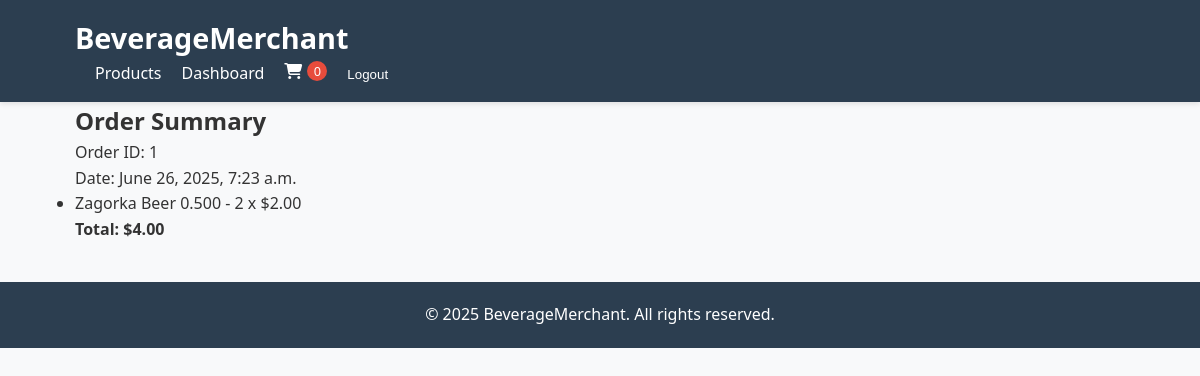
Page /orders/summary/1/ (signed in) on the committed database.
### orders/models.py (models this page shows, shortened)
class Order(models.Model):
    user = models.ForeignKey(User, on_delete=models.CASCADE)
    created_at = models.DateTimeField(auto_now_add=True)

class OrderItem(models.Model):
    order = models.ForeignKey(Order, on_delete=models.CASCADE, related_name='items')
    product = models.ForeignKey(Product, on_delete=models.CASCADE)
    quantity = models.PositiveIntegerField()
    price = models.DecimalField(max_digits=8, decimal_places=2)

### products/models.py (models this page shows, shortened)
class Product(models.Model):
    CATEGORY_CHOICES = [
        ('alcoholic', 'Alcoholic'),
        ('non-alcoholic', 'Non-Alcoholic'),
        ('water', 'Water'),
        ('beer', 'Beer'),
        ('juice', 'Juice'),
        ('carbonated', 'Carbonated'),
        ('keg', 'Keg'),
    ]
    name = models.CharField(max_length=100)
    description = models.TextField()
    price = models.DecimalField(max_digits=8, decimal_places=2)
    image = models.ImageField(upload_to='products/', blank=True, null=True)
    category = models.CharField(max_length=20, choices=CATEGORY_CHOICES)
    in_stock = models.BooleanField(default=True)

### orders/views.py (the view)
# urls.py: path('summary/<int:order_id>/', views.order_summary, name='order_summary'),
@login_required
def order_summary(request, order_id):
    order = get_object_or_404(Order, pk=order_id, user=request.user)
    total = sum(item.quantity * item.price for item in order.items.all())
    return render(request, 'orders/order_summary.html', {'order': order, 'total': total})

### templates/orders/order_summary.html
{% extends 'base.html' %}
{% block content %}
<h2>Order Summary</h2>
<p>Order ID: {{ order.id }}</p>
<p>Date: {{ order.created_at }}</p>
<ul>
    {% for item in order.items.all %}
        <li>{{ item.product.name }} - {{ item.quantity }} x ${{ item.price }}</li>
    {% endfor %}
</ul>
<p><strong>Total: ${{ total }}</strong></p>
{% endblock %}

### static/css/styles.css (style rules this page uses)
:root { --primary-color: #2c3e50; --secondary-color: #3498db; --accent-color: #e74c3c; --light-color: #ecf0f1; --dark-color: #34495e; --success-color: #2ecc71; }
* { margin: 0; padding: 0; box-sizing: border-box; }
body { font-family: 'Segoe UI', Tahoma, Geneva, Verdana, sans-serif; background-color: #f8f9fa; color: #333; line-height: 1.6; }

### rows in the picture
Order: id "1", created_at "June 26, 2025, 7:23 a.m."
OrderItem: product.name "Zagorka Beer 0.500", quantity "2", price "2.00"

### other values in the picture
{{ total }} "4.00"
